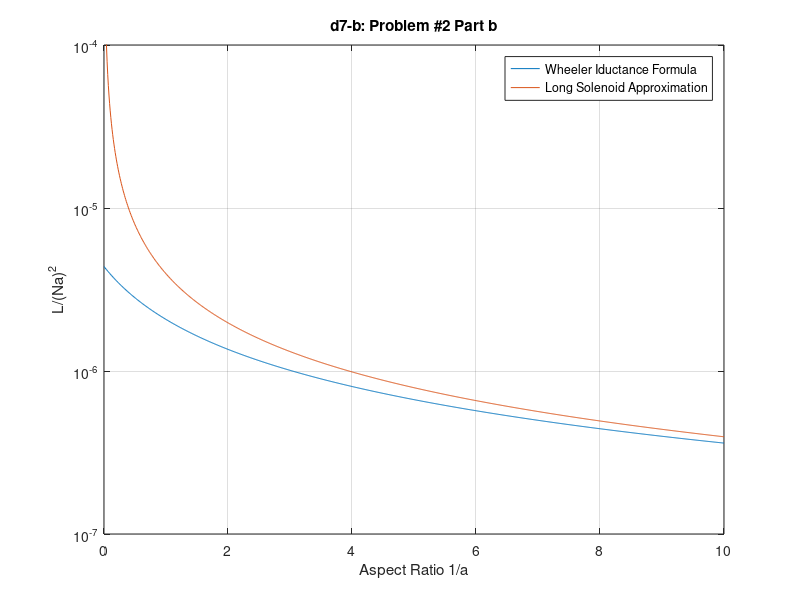

Here is the MATLAB script that generated this plot:
l = linspace(0,10, 1000);
m = 12.57 * 10^-7;
L = (m*pi)./l;
L2 = (9 + 10.*l).^-1;

figure
plot (l , L2*39.3701*10^-6)
hold on
plot (l, L)

grid on
xlim([0,10])
xlabel('Aspect Ratio 1/a')
xticks(0:2:10)

ylim([10^-7 , 10^-4])
ylabel('L/(Na)^2')

set(gca, 'Yscale','log')
legend('Wheeler Iductance Formula','Long Solenoid Approximation')
title('d7-b: Problem #2 Part b')